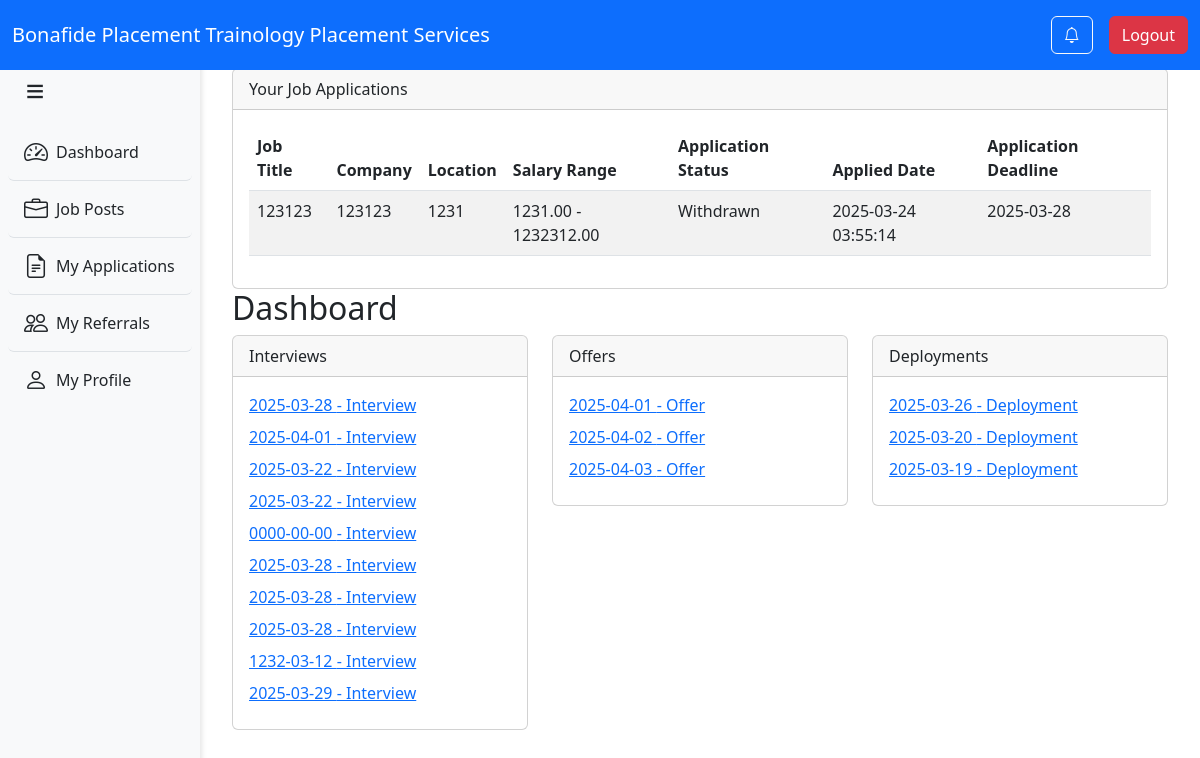
The app's page /applicant/dashboard.php (signed in) with its own data.
### tables this page shows
CREATE TABLE `job_applications` (
  `application_id` int(11) NOT NULL,
  `job_post_id` int(11) DEFAULT NULL,
  `user_id` int(11) DEFAULT NULL,
  `resume_reference` varchar(255) DEFAULT NULL,
  `work_experience` int(11) NOT NULL,
  `status` enum('Shortlisted','Rejected','Pending','Screened','Interviewed','Offered','Hired','Withdrawn') DEFAULT 'Pending',
  `comments` text NOT NULL,
  `applied_at` timestamp NOT NULL DEFAULT current_timestamp(),
  `screened_at` timestamp NULL DEFAULT NULL,
  `interviewed_at` timestamp NULL DEFAULT NULL,
  `offered_at` timestamp NULL DEFAULT NULL,
  `deployed_at` timestamp NULL DEFAULT NULL,
  `rejected_at` timestamp NULL DEFAULT NULL,
  `withdrawn_at` timestamp NULL DEFAULT NULL,
  `duration_applied_to_screened` int(11) DEFAULT NULL,
  `duration_screened_to_interviewed` int(11) DEFAULT NULL,
  `duration_interviewed_to_offered` int(11) DEFAULT NULL,
  `duration_offered_to_hired` int(11) DEFAULT NULL,
  `total_duration` int(11) DEFAULT NULL
);

CREATE TABLE `job_posts` (
  `job_post_id` int(11) NOT NULL,
  `job_title` varchar(255) NOT NULL,
  `partner_company` varchar(255) DEFAULT NULL,
  `location` varchar(255) DEFAULT NULL,
  `min_salary` decimal(10,2) DEFAULT NULL,
  `max_salary` decimal(10,2) DEFAULT NULL,
  `description` text DEFAULT NULL,
  `openings` int(11) DEFAULT NULL,
  `created_by` int(11) DEFAULT NULL,
  `deadline` date DEFAULT NULL,
  `status` enum('Open','Closed','Pending') DEFAULT 'Open',
  `preferred_educational_level` enum('ALS Graduate','High School Graduate','Junior High School Graduate','Senior High School Graduate','College Graduate','Bachelor''s Degree','Masteral Degree','Doctorate Degree') DEFAULT NULL,
  `preferred_age_range` varchar(50) DEFAULT NULL,
  `preferred_work_experience` text DEFAULT NULL
);

CREATE TABLE `interview_details` (
  `interview_id` int(11) NOT NULL,
  `application_id` int(11) NOT NULL,
  `meeting_type` enum('face-to-face','online') NOT NULL,
  `interview_date` date NOT NULL,
  `meeting_link` varchar(255) DEFAULT NULL,
  `recruiter_email` varchar(255) NOT NULL,
  `interview_time` time NOT NULL,
  `remarks` text DEFAULT NULL
);

CREATE TABLE `offer_details` (
  `offer_id` int(11) NOT NULL,
  `application_id` int(11) NOT NULL,
  `salary` decimal(10,2) NOT NULL,
  `start_date` date NOT NULL,
  `benefits` text DEFAULT NULL,
  `remarks` text DEFAULT NULL
);

CREATE TABLE `deployment_details` (
  `deployment_id` int(11) NOT NULL,
  `application_id` int(11) NOT NULL,
  `deployment_date` date NOT NULL,
  `remarks` text DEFAULT NULL
);

### applicant/dashboard.php (the view, shortened to what this page needs)
<?php
include 'header.php';
include 'sidebar.php';
$user_id = $_SESSION['user_id'];
try {
    $interviewQuery = $pdo->prepare("
        SELECT i.interview_date AS date, 'Interview' AS type, i.interview_id AS id
        FROM interview_details i
        JOIN job_applications ja ON i.application_id = ja.application_id
        WHERE ja.user_id = :user_id
    ");
    $interviewQuery->execute(['user_id' => $user_id]);
    $interviewEvents = $interviewQuery->fetchAll(PDO::FETCH_ASSOC);
    $offerQuery = $pdo->prepare("
        SELECT o.start_date AS date, 'Offer' AS type, o.offer_id AS id
        FROM offer_details o
        JOIN job_applications ja ON o.application_id = ja.application_id
        WHERE ja.user_id = :user_id
    ");
    $offerQuery->execute(['user_id' => $user_id]);
    $offerEvents = $offerQuery->fetchAll(PDO::FETCH_ASSOC);
    $deploymentQuery = $pdo->prepare("
        SELECT d.deployment_date AS date, 'Deployment' AS type, d.deployment_id AS id
        FROM deployment_details d
        JOIN job_applications ja ON d.application_id = ja.application_id
        WHERE ja.user_id = :user_id
    ");
    $deploymentQuery->execute(['user_id' => $user_id]);
    $deploymentEvents = $deploymentQuery->fetchAll(PDO::FETCH_ASSOC);
$jobApplicationsQuery = $pdo->prepare("
SELECT
    ja.application_id,
    jp.job_title,
    jp.partner_company AS company,
    ja.status,
    ja.applied_at,
    jp.location,
    jp.min_salary,
    jp.max_salary,
    jp.deadline
FROM job_applications ja
JOIN job_posts jp ON ja.job_post_id = jp.job_post_id
WHERE ja.user_id = :user_id
");
$jobApplicationsQuery->execute(['user_id' => $user_id]);
$jobApplications = $jobApplicationsQuery->fetchAll(PDO::FETCH_ASSOC);
} catch (PDOException $e) {
    die("Database error: " . $e->getMessage());
}
?>
<!DOCTYPE html>
<html lang="en">
<head>
    <link href="https://cdn.jsdelivr.net/npm/bootstrap@5.3.0-alpha1/dist/css/bootstrap.min.css" rel="stylesheet">
</head>
<body>
    <div id='content'>
        <div class="container mt-5">
<div class="row mt-5">
    <div class="col-md-12">
        <div class="card">
            <div class="card-header">Your Job Applications</div>
            <div class="card-body">
                <?php if (count($jobApplications) > 0): ?>
                    <table class="table table-striped">
                        <thead>
                            <tr>
                                <th>Job Title</th>
                                <th>Company</th>
                                <th>Location</th>
                                <th>Salary Range</th>
                                <th>Application Status</th>
                                <th>Applied Date</th>
                                <th>Application Deadline</th>
                            </tr>
                        </thead>
                        <tbody>
                            <?php foreach ($jobApplications as $application): ?>
                                <tr>
                                    <td><?= htmlspecialchars($application['job_title']) ?></td>
                                    <td><?= htmlspecialchars($application['company']) ?></td>
                                    <td><?= htmlspecialchars($application['location']) ?></td>
                                    <td>
                                        <?= htmlspecialchars($application['min_salary']) ?> - <?= htmlspecialchars($application['max_salary']) ?>
                                    </td>
                                    <td><?= htmlspecialchars($application['status']) ?></td>
                                    <td><?= htmlspecialchars($application['applied_at']) ?></td>
                                    <td><?= htmlspecialchars($application['deadline']) ?></td>
                                </tr>
                            <?php endforeach; ?>
                        </tbody>
                    </table>
                <?php else: ?>
                    <p>You have no job applications yet.</p>
                <?php endif; ?>
            </div>
        </div>
    </div>
</div>
            <div class="row">
                <div class="col-md-12">
                    <h2>Dashboard</h2>
                    <div class="row">
                        <div class="col-md-4">
                            <div class="card mb-3">
                                <div class="card-header">Interviews</div>
                                <div class="card-body">
                                    <?php if (count($interviewEvents) > 0): ?>
                                        <?php foreach ($interviewEvents as $event): ?>
                                        <a href="view_interview.php?id=<?= htmlspecialchars($event['id']) ?>" class="d-block mb-2">
                                            <?= htmlspecialchars($event['date']) ?> - <?= htmlspecialchars($event['type']) ?>
                                        </a>
                                        <?php endforeach; ?>
                                    <?php else: ?>
                                        <p>No upcoming interviews.</p>
                                    <?php endif; ?>
                                </div>
                            </div>
                        </div>
                        <div class="col-md-4">
                            <div class="card mb-3">
                                <div class="card-header">Offers</div>
                                <div class="card-body">
                                    <?php if (count($offerEvents) > 0): ?>
                                        <?php foreach ($offerEvents as $event): ?>
                                        <a href="view_offer.php?id=<?= htmlspecialchars($event['id']) ?>" class="d-block mb-2">
                                            <?= htmlspecialchars($event['date']) ?> - <?= htmlspecialchars($event['type']) ?>
                                        </a>
                                        <?php endforeach; ?>
                                    <?php else: ?>
                                        <p>No upcoming offers.</p>
                                    <?php endif; ?>
                                </div>
                            </div>
                        </div>
                        <div class="col-md-4">
                            <div class="card mb-3">
                                <div class="card-header">Deployments</div>
                                <div class="card-body">
                                    <?php if (count($deploymentEvents) > 0): ?>
                                        <?php foreach ($deploymentEvents as $event): ?>
                                        <a href="view_deployment.php?id=<?= htmlspecialchars($event['id']) ?>" class="d-block mb-2">
                                            <?= htmlspecialchars($event['date']) ?> - <?= htmlspecialchars($event['type']) ?>
                                        </a>
                                        <?php endforeach; ?>
                                    <?php else: ?>
                                        <p>No upcoming deployments.</p>
                                    <?php endif; ?>
                                </div>
                            </div>
                        </div>
                    </div>
                </div>
            </div>
        </div>
    </div>
</body>
</html>

### applicant/header.php (style rules this page uses)
body { margin: 0; padding: 0; min-height: 100vh; padding-top: 60px; }
#content { margin-left: 200px; padding: 20px; transition: margin-left 0.3s ease; padding-bottom: 60px; }

### applicant/sidebar.php (style rules this page uses)
body { margin: 0; padding: 0; }
#content { margin-left: 200px; padding: 20px; transition: margin-left 0.3s ease; }

### records on screen
job_applications: job_post.job_title "123123", job_post.partner_company "123123", job_post.location "1231", job_post.min_salary "1231.00", job_post.max_salary "1232312.00", status "Withdrawn", applied_at "2025-03-24 03:55:14", job_post.deadline "2025-03-28"
interview_details: interview_date "2025-03-28", type "Interview"
interview_details: interview_date "2025-04-01", type "Interview"
interview_details: interview_date "2025-03-22", type "Interview"
interview_details: interview_date "2025-03-22", type "Interview"
interview_details: interview_date "0000-00-00", type "Interview"
interview_details: interview_date "2025-03-28", type "Interview"
interview_details: interview_date "2025-03-28", type "Interview"
interview_details: interview_date "2025-03-28", type "Interview"
interview_details: interview_date "1232-03-12", type "Interview"
interview_details: interview_date "2025-03-29", type "Interview"
offer_details: start_date "2025-04-01", type "Offer"
offer_details: start_date "2025-04-02", type "Offer"
offer_details: start_date "2025-04-03", type "Offer"
deployment_details: deployment_date "2025-03-26", type "Deployment"
deployment_details: deployment_date "2025-03-20", type "Deployment"
deployment_details: deployment_date "2025-03-19", type "Deployment"
